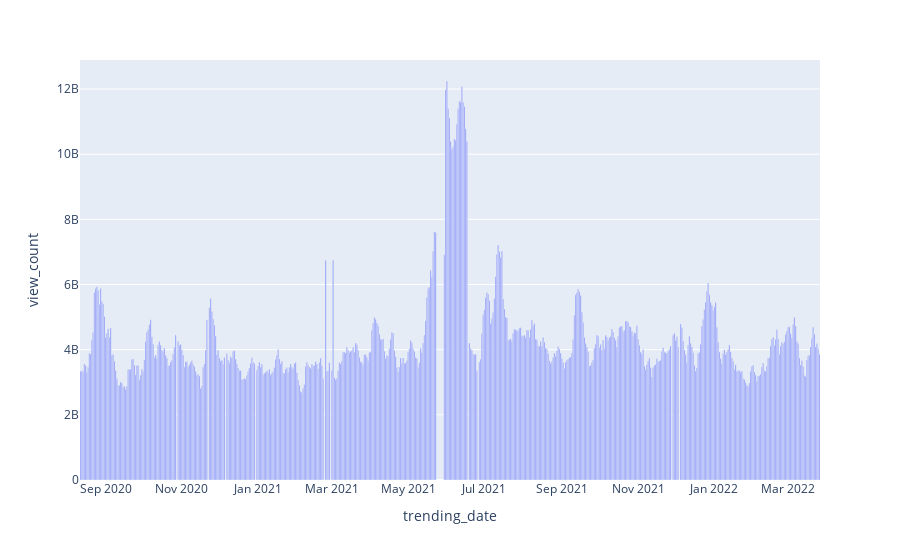

This figure's notebook cell:
### Code cell
fig = px.bar(histo_df, x=histo_df.index, y = 'view_count')
fig.show()

### Figure 1 — Plotly figure (JSON) as saved in the notebook; plotly's stock layout.template omitted (floating-point values rounded to 4 significant figures; data arrays with more than 128 entries replaced by an {"elided": "..."} marker saying what was removed)
{"data": [{"alignmentgroup": "True", "hovertemplate": "trending_date=%{x}<br>view_count=%{y}<extra></extra>", "legendgroup": "", "marker": {"color": "#636efa", "pattern": {"shape": ""}}, "name": "", "offsetgroup": "", "orientation": "v", "showlegend": false, "textposition": "auto", "type": "bar", "x": {"elided": "576 str values"}, "xaxis": "x", "y": {"elided": "576 int values"}, "yaxis": "y"}], "layout": {"barmode": "relative", "legend": {"tracegroupgap": 0}, "margin": {"t": 60}, "xaxis": {"anchor": "y", "domain": [0, 1], "title": {"text": "trending_date"}}, "yaxis": {"anchor": "x", "domain": [0, 1], "title": {"text": "view_count"}}}}
